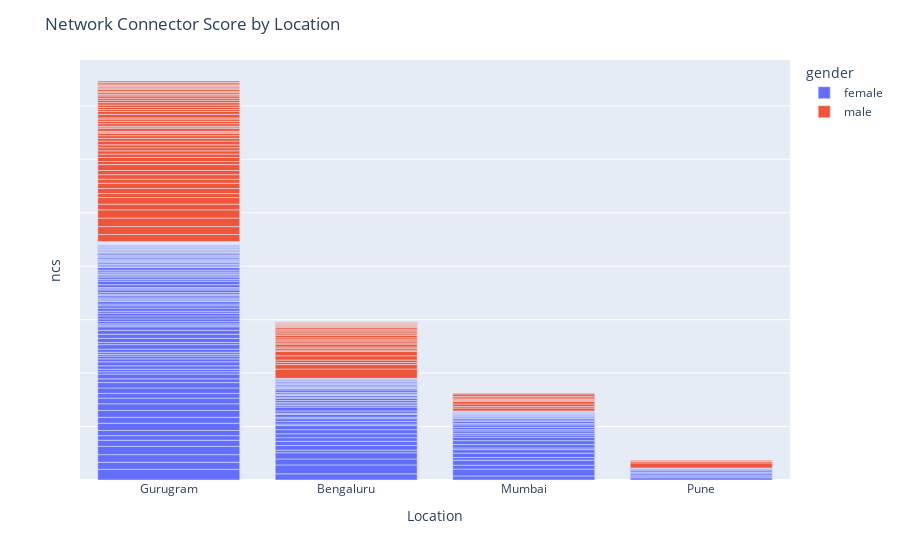

The code cell stored with this chart in its notebook:
### Code cell
fig = px.bar(df,x='Location',y='ncs',color='gender',hover_name = 'address')
fig.update_layout(title_text='Network Connector Score by Location')
fig.update_yaxes(showticklabels=False)
#fig.show()
iplot(fig)

### Figure 1 — Plotly figure (JSON) as saved in the notebook; plotly's stock layout.template omitted (floating-point values rounded to 4 significant figures; data arrays with more than 128 entries replaced by an {"elided": "..."} marker saying what was removed)
{"data": [{"alignmentgroup": "True", "hovertemplate": "<b>%{hovertext}</b><br><br>gender=female<br>Location=%{x}<br>ncs=%{y}<extra></extra>", "hovertext": {"elided": "185 int values"}, "legendgroup": "female", "marker": {"color": "#636efa"}, "name": "female", "offsetgroup": "female", "orientation": "v", "showlegend": true, "textposition": "auto", "type": "bar", "x": {"elided": "185 str values"}, "xaxis": "x", "y": {"elided": "185 int values"}, "yaxis": "y"}, {"alignmentgroup": "True", "hovertemplate": "<b>%{hovertext}</b><br><br>gender=male<br>Location=%{x}<br>ncs=%{y}<extra></extra>", "hovertext": [287, 218, 166, 54, 168, 37, 32, 28, 134, 66, 71, 70, 161, 77, 39, 52, 3, 216, 232, 143, 182, 47, 213, 290, 10, 16, 177, 224, 295, 208, 124, 190, 219, 123, 201, 175, 6, 108, 69, 9, 282, 14, 86, 119, 23, 243, 104, 22, 1, 120, 194, 187, 44, 7, 107, 205, 286, 188, 87, 288, 212, 164, 198, 179, 72, 26, 209, 83, 195, 197, 102, 278, 271, 176, 214, 30, 241, 110, 292, 227, 149, 129, 53, 253, 88, 203, 109, 249, 89, 79, 55, 138, 96, 275, 291, 244], "legendgroup": "male", "marker": {"color": "#EF553B"}, "name": "male", "offsetgroup": "male", "orientation": "v", "showlegend": true, "textposition": "auto", "type": "bar", "x": ["Bengaluru", "Gurugram", "Gurugram", "Gurugram", "Gurugram", "Gurugram", "Gurugram", "Gurugram", "Gurugram", "Gurugram", "Bengaluru", "Bengaluru", "Gurugram", "Gurugram", "Bengaluru", "Gurugram", "Gurugram", "Pune", "Bengaluru", "Bengaluru", "Gurugram", "Gurugram", "Bengaluru", "Gurugram", "Gurugram", "Bengaluru", "Bengaluru", "Gurugram", "Mumbai", "Gurugram", "Gurugram", "Bengaluru", "Gurugram", "Gurugram", "Pune", "Gurugram", "Gurugram", "Gurugram", "Gurugram", "Gurugram", "Gurugram", "Bengaluru", "Mumbai", "Gurugram", "Gurugram", "Bengaluru", "Gurugram", "Gurugram", "Mumbai", "Bengaluru", "Gurugram", "Gurugram", "Bengaluru", "Mumbai", "Gurugram", "Bengaluru", "Bengaluru", "Gurugram", "Gurugram", "Bengaluru", "Gurugram", "Bengaluru", "Mumbai", "Gurugram", "Mumbai", "Mumbai", "Gurugram", "Mumbai", "Mumbai", "Gurugram", "Bengaluru", "Gurugram", "Gurugram", "Gurugram", "Bengaluru", "Gurugram", "Bengaluru", "Pune", "Bengaluru", "Gurugram", "Gurugram", "Bengaluru", "Gurugram", "Gurugram", "Bengaluru", "Bengaluru", "Gurugram", "Gurugram", "Mumbai", "Gurugram", "Gurugram", "Gurugram", "Bengaluru", "Bengaluru", "Pune", "Bengaluru"], "xaxis": "x", "y": [86, 66, 74, 80, 77, 53, 62, 37, 47, 50, 43, 19, 37, 43, 23, 39, 55, 48, 40, 40, 29, 38, 12, 32, 30, 19, 12, 29, 27, 27, 35, 26, 25, 26, 13, 22, 11, 8, 26, 14, 7, 11, 14, 24, 22, 18, 21, 11, 24, 11, 33, 27, 19, 23, 18, 22, 15, 20, 22, 18, 23, 11, 12, 22, 8, 14, 19, 14, 23, 21, 16, 10, 8, 15, 16, 11, 8, 13, 9, 17, 10, 10, 12, 8, 6, 6, 10, 4, 7, 18, 5, 12, 8, 4, 2, 2], "yaxis": "y"}], "layout": {"barmode": "relative", "legend": {"title": {"text": "gender"}, "tracegroupgap": 0}, "margin": {"t": 60}, "title": {"text": "Network Connector Score by Location"}, "xaxis": {"anchor": "y", "domain": [0, 1], "title": {"text": "Location"}}, "yaxis": {"anchor": "x", "domain": [0, 1], "showticklabels": false, "title": {"text": "ncs"}}}}
